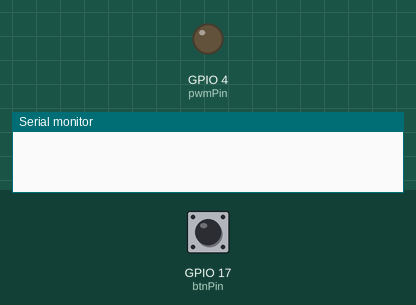
Recording of a sketch running on a simulated ESP32. Shown: output pins drawn as LEDs (lit = HIGH), the last lines printed to the serial monitor. The inputs (shaded band) are chosen by the test bench; at power-on: GPIO 17 (btnPin) LOW.

Above: at 1.2 s.
1.3 s: GPIO 17 (btnPin) pulled HIGH for 0.15 s
At 2.4 s:
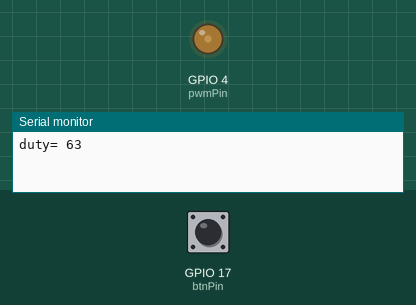
2.9 s: GPIO 17 (btnPin) pulled HIGH for 1 s
At 3.6 s:
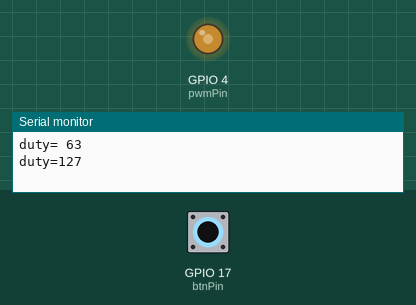
5.4 s: GPIO 17 (btnPin) pulled HIGH for 0.15 s
At 6.6 s:
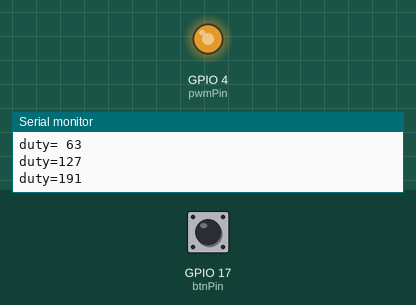
7.0 s: GPIO 17 (btnPin) pulled HIGH for 3.2 s
At 8.0 s:
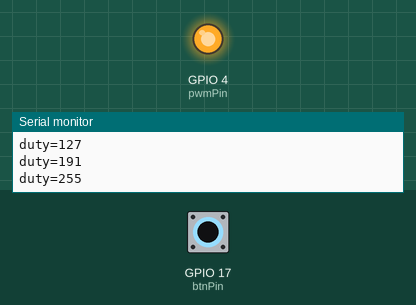
11.7 s: GPIO 17 (btnPin) pulsed HIGH 5 times (0.12 s each, 0.3 s apart)
At 11.85 s:
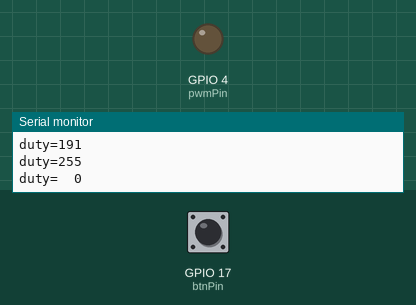
Timing chart, 0 to 14.7 s (numbered marks = the images above; inputs shaded):
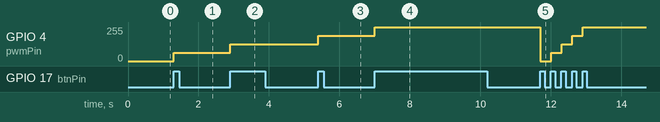

Measured:
- after the input at 1.3 s, GPIO 4 (pwmPin): 0/255 → 63/255 at once
- after the input at 2.9 s, GPIO 4 (pwmPin): 63/255 → 127/255 at once
- after the input at 5.4 s, GPIO 4 (pwmPin): 127/255 → 190/255 at once
- after the input at 7.0 s, GPIO 4 (pwmPin): 190/255 → 255/255 at once
- after the input at 11.7 s, GPIO 4 (pwmPin): 255/255 → 0/255 at once, → 63/255 0.30 s later, → 127/255 0.30 s later, → 190/255 0.30 s later, … (5 changes in this stretch)

The sketch:

kad10_SwitchPWM.ino
```cpp
const int pwmPin = A10; //GPIO IO4ping
const int btnPin = 17;
bool flag = false;
static uint8_t duty[5] = {0, 63, 127, 191, 255}; //アナログ出力のデューティ値
static int diff = 0;


void setup() {
    Serial.begin(115200);
    ledcSetup(0, 12899, 8);
    ledcAttachPin(pwmPin, 0);
}

void loop() {
    int b = digitalRead(btnPin);

    if(b == 1 && flag == false){
        flag = true;
        if(diff == 4){
            diff = 0;
        }else{
            diff ++;
        }
        Serial.printf("duty=%3d\n", duty[diff]);// デューティの表示
    }else if(b == 0){
        flag = false;
    }
    ledcWrite(0, duty[diff]);
    delay(100);
}
```
